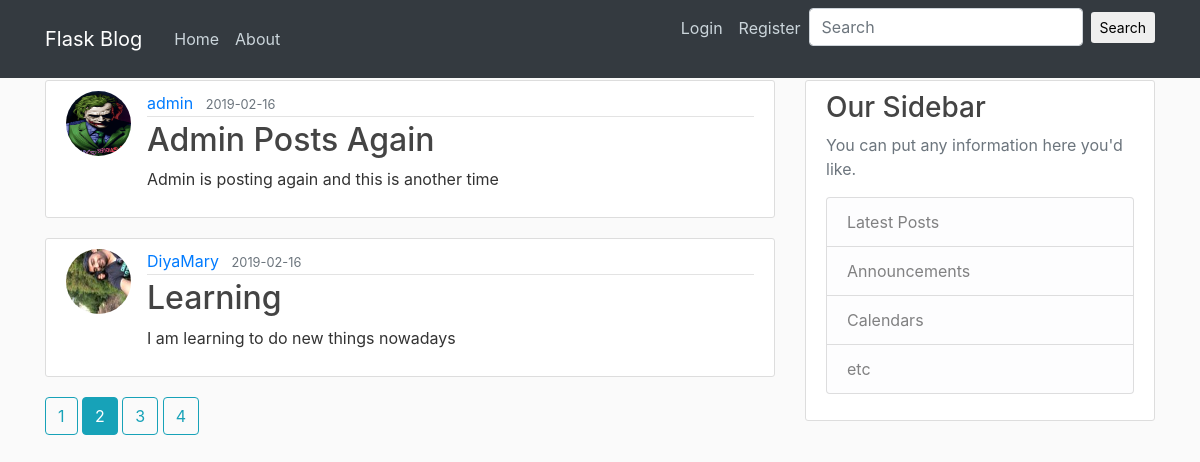
The page /home?page=2 on the database its author committed.
### flaskblog/models.py (models this page shows, shortened)
class Post(db.Model):
    id = db.Column(db.Integer, primary_key=True)
    title = db.Column(db.String(100), nullable=False)
    date_posted = db.Column(db.DateTime, nullable=False, default=datetime.utcnow)
    content = db.Column(db.Text, nullable=False)
    user_id = db.Column(db.Integer, db.ForeignKey('user.id'), nullable=False)

class User(db.Model,UserMixin):
    id = db.Column(db.Integer, primary_key=True)
    username = db.Column(db.String(20), unique=True, nullable=False)
    email = db.Column(db.String(120), unique=True, nullable=False)
    image_file = db.Column(db.String(20), nullable=False, default='default.jpg')
    password = db.Column(db.String(60), nullable=False)
    posts = db.relationship('Post', backref='author', lazy=True)

### flaskblog/routes.py (the view)
@app.route('/')
@app.route('/home')
def home():
    page = request.args.get('page', 1, type=int)
    posts=Post.query.order_by(Post.date_posted.desc()).paginate(page=page, per_page=2)
    return  render_template('home.html',posts=posts)

### flaskblog/templates/home.html
{% extends "layout.html" %}
{% block content %}
    {% for post in posts.items %}
        <article class="media content-section">
            <img class="rounded-circle article-img" src="{{ url_for('static',filename='profile_pics/' + post.author.image_file)}}">
          <div class="media-body">
            <div class="article-metadata">
              <a class="mr-2" href="{{url_for('user_posts',username=post.author.username)}}">{{ post.author.username }}</a>
              <small class="text-muted">{{ post.date_posted.strftime('%Y-%m-%d')}}</small>
            </div>
            <h2><a class="article-title" href="{{ url_for('post',post_id=post.id)}}">{{ post.title }}</a></h2>
            <p class="article-content">{{ post.content }}</p>
          </div>
        </article>
    {% endfor %}
    {% for page_num in posts.iter_pages(left_current=1,right_current=2,left_edge=1,right_edge=1) %}
        {% if page_num %}
            {% if posts.page == page_num %}
                <a class="btn btn-info mb-4" href="{{url_for('home',page=page_num)}}">{{page_num}}</a>
            {% else %}
                <a class="btn btn-outline-info mb-4" href="{{url_for('home',page=page_num)}}">{{page_num}}</a>
            {% endif %}
        {% else %}
            ...
        {% endif %}
    {% endfor %}
{% endblock content %}

### flaskblog/static/main.css (style rules this page uses)
body { background: #fafafa; color: #333333; margin-top: 5rem; }
h1, h2, h3, h4, h5, h6 { color: #444444; }
.content-section { background: #ffffff; padding: 10px 20px; border: 1px solid #dddddd; border-radius: 3px; margin-bottom: 20px; }
.article-title { color: #444444; }
.article-content { white-space: pre-line; }
.article-img { height: 65px; width: 65px; margin-right: 16px; }
.article-metadata { padding-bottom: 1px; margin-bottom: 4px; border-bottom: 1px solid #e3e3e3 }

### rows shown on the page
Post: image_file (placeholder picture), author.username "admin", date_posted "2019-02-16", title "Admin Posts Again", content "Admin is posting again and this is another time"
Post: image_file (picture), author.username "DiyaMary", date_posted "2019-02-16", title "Learning", content "I am learning to do new things nowadays"

### other values the page prints
{{ page_num }} "1" "3" "4"
{{ page_num }} "2"
